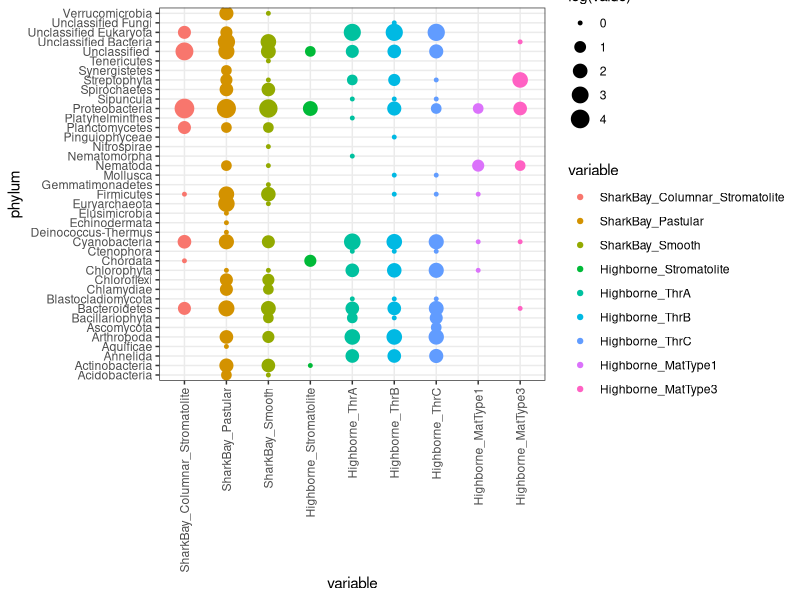
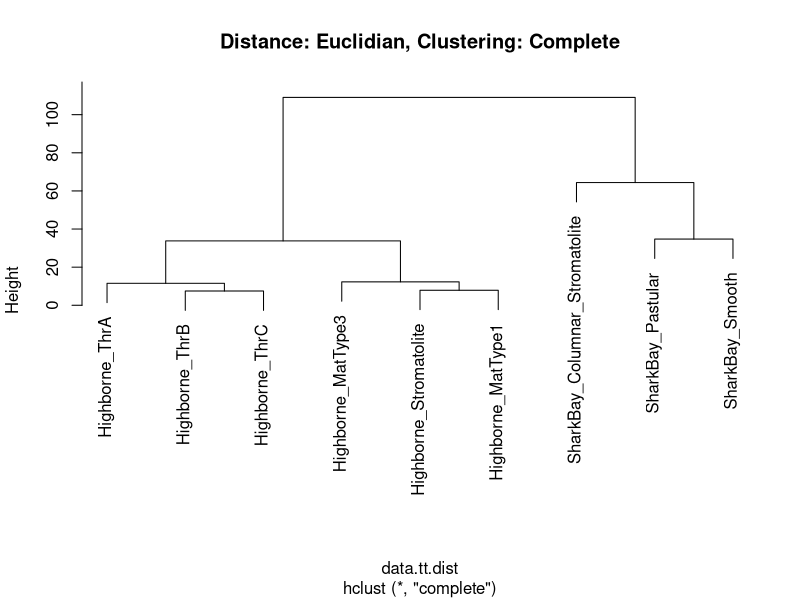
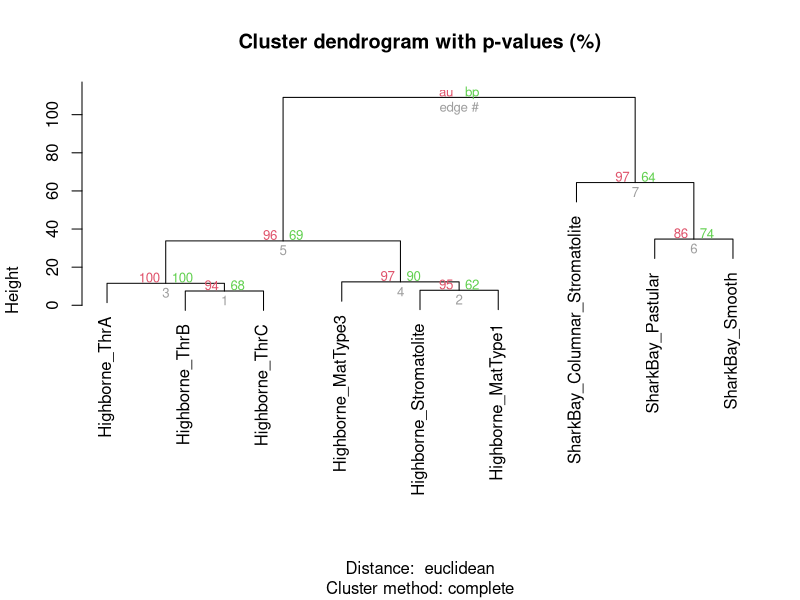

Write the R code that produced these figures, in order. (Note: this script raises an error after producing the figures.)
#Dot Plot - SharkBay 16S
# Written RAWIII April 12, 2014

#Set Working Directory
setwd("/home/rawiii/Desktop/SharkBayR/")

#Load Libraries
library("ggplot2")
library("RColorBrewer")
library("reshape")
library("reshape2")
library("lattice")

#Load Data and Rename Columns
data <- read.table("SB16SformatEdit.txt", sep="\t", header=T)
data.m <- melt(data)

#Plot Dot Plot
ggplot(data.m, aes(x=variable, y=phylum, color=variable)) + geom_point(aes(size=log(value))) + theme_bw() + theme(axis.text.x = element_text(angle = 90, vjust = 0.5, hjust = 1))

#Cluster Euclidian
data.t  <- read.table("SB16SformatEdit.txt", sep="\t", header=T, row.names=1)
data.tt  <- t(data.t)
data.tt.dist <- dist(data.tt)
data.tt.euclid.fit  <- hclust(data.tt.dist)
plot(data.tt.euclid.fit, main="Distance: Euclidian, Clustering: Complete")

#pvclust with monte carlo euclidian distance
library(pvclust)
data.pv_fit <- pvclust(data.t, method.hclust="complete", method.dist="euclidian", n=1000)
plot(data.pv_fit)

#MDS plot
library(vegan)
data.t  <- read.table("SB16SformatEdit.txt", sep="\t", header=T, row.names=1)
data.hel  <- sqrt(data.t)
data.hel.pca  <- rda(t(data.hel))
p <- length(data.hel.pca$CA$eig)
data.hel.pca.sc1 <- scores(data.hel.pca, display="wa", scaling=1, choices=c(1:p))
variance = (data.hel.pca$CA$eig / sum(data.hel.pca$CA$eig))*100

#Plot MDS
quartz("Pathways Scaling 1: PCA")
qplot(data.hel.pca.sc1[,1], 
      data.hel.pca.sc1[,2], 
      label=rownames(data.hel.pca.sc1), 
      size=2, geom=c("point"), 
      xlab= paste("PC1 (", round(variance[1],2) ," % Variance)"), 
      ylab= paste("PC2 (", round(variance[2],2) ," % Variance)"), 
      color=factor(data.hel.pca)) + 
  geom_text(hjust=-0.1, vjust=0, colour="black", size=3) + theme_bw() + theme(legend.position="none") + xlim(-0.6, 0.6)

#MDS plot
library(vegan)
data.hel.nmds  <- metaMDS(t(data.hel), distance = "bray")
qplot(data.hel.nmds$points[,1], data.hel.nmds$points[,2], label=rownames(data.hel.nmds$points), size=2, geom=c("point"), 
      xlab="MDS1", ylab="MDS2", main=paste("NMDS/Bray - Stress =", round(pdata.hel.nmds$stress,3)), color=factor(data.hel.nmds)) + 
  geom_text(hjust=-0.1, vjust=0, colour="black", size=3) + theme_bw() +theme(legend.position="none") + xlim(-0.5,1.0)
